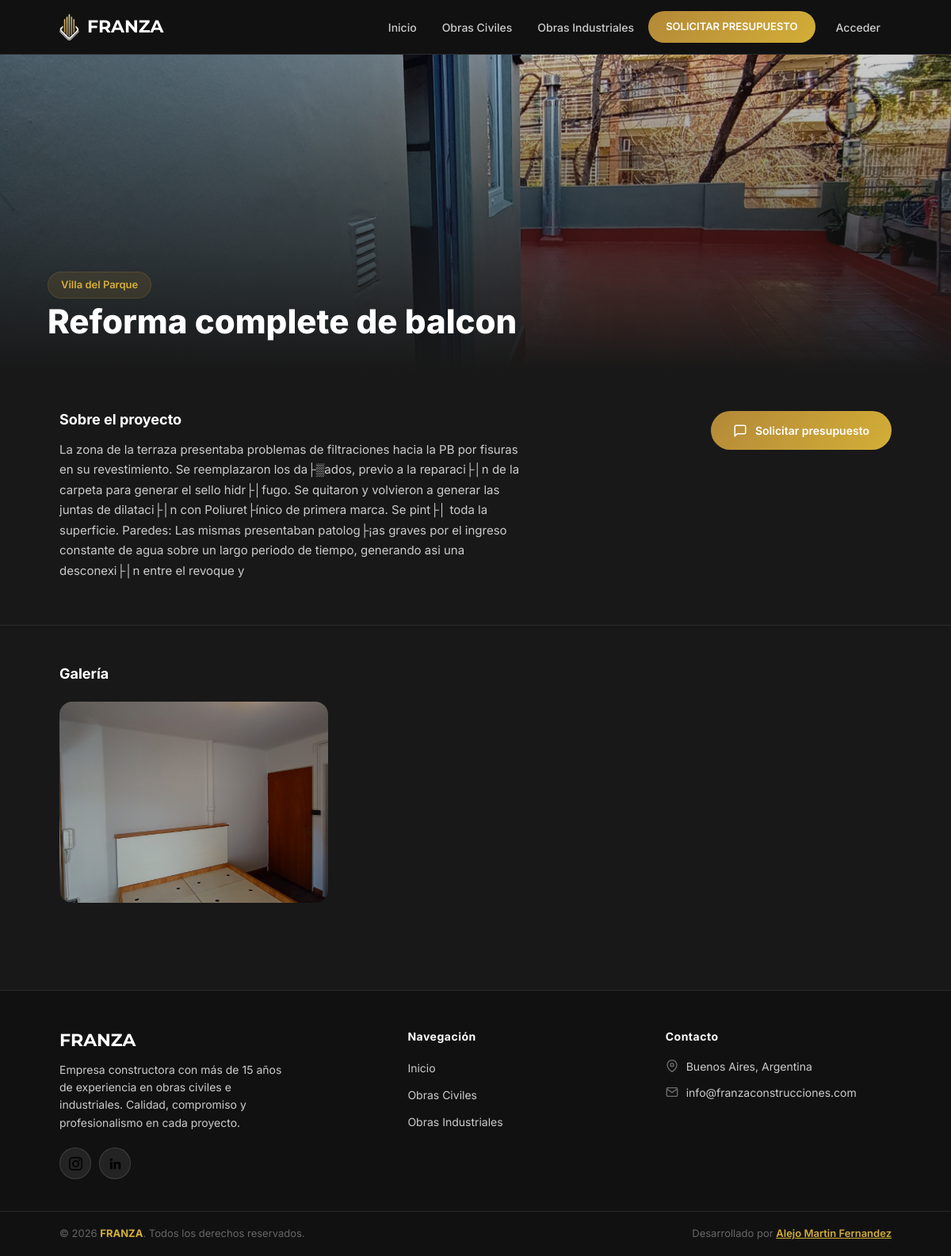
The page /sitio/index.php?seccion=obra-ver&id=69 on the database as committed earlier.
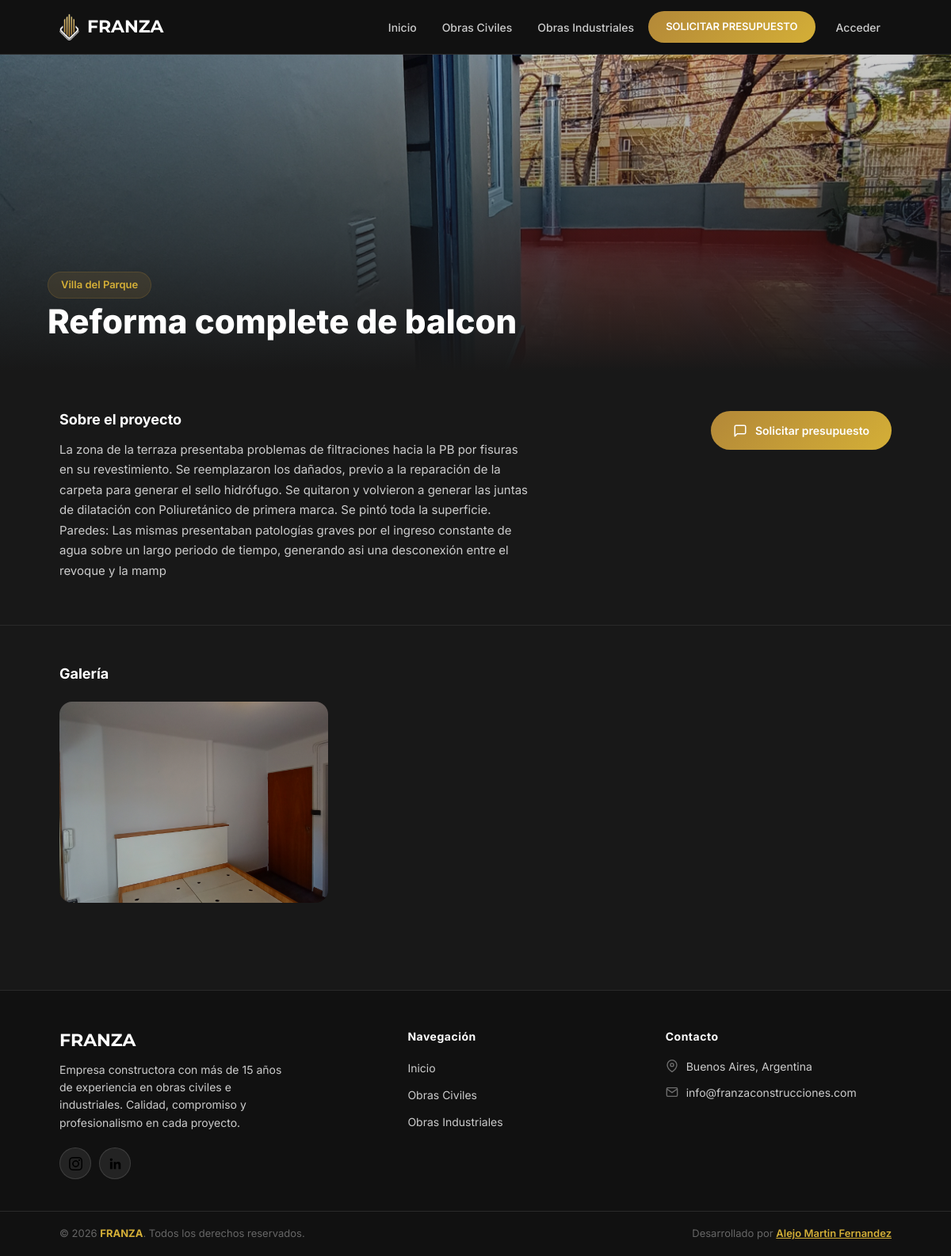
The same page on the database as committed later.
### tables this page shows
CREATE TABLE `obras` (
  `obra_id` int(10) unsigned NOT NULL AUTO_INCREMENT,
  `usuario_fk` int(10) unsigned NOT NULL,
  `carpeta` varchar(100) NOT NULL,
  `titulo` varchar(100) NOT NULL,
  `ubicacion` varchar(100) NOT NULL,
  `explicacion` varchar(500) NOT NULL,
  `tipo` varchar(100) NOT NULL,
  `imagen` varchar(255) NOT NULL,
  PRIMARY KEY (`obra_id`),
  KEY `obras_usuarios_fk_idx` (`usuario_fk`),
  CONSTRAINT `obras_usuarios_fk` FOREIGN KEY (`usuario_fk`) REFERENCES `usuarios` (`usuario_id`) ON DELETE NO ACTION ON UPDATE NO ACTION
);

### sitio/classes/Modelos/Obras.php (called while the page is built, shortened)
<?php
class Obras
{
    private string $carpeta = "";
    private string $titulo = "";
    private string $ubicacion = "";
    private string $explicacion = "";
    private string $tipo = "";
    private string $imagen = "";
    public function porId(int $id): ?self
    {
        $db = DBConexion::getConexion();
        $consulta = "SELECT * FROM obras
                    WHERE obra_id = ?";
        $stmt = $db->prepare($consulta);
        $stmt->execute([$id]);
        $stmt->setFetchMode(PDO::FETCH_CLASS, self::class);
        $obra = $stmt->fetch();
        return $obra;
    }
    public function getCarpeta(): string
    {
        return $this->carpeta;
    }
    public function getTitulo(): string
    {
        return $this->titulo;
    }
    public function getUbicacion(): string
    {
        return $this->ubicacion;
    }
    public function getExplicacion(): string
    {
        return $this->explicacion;
    }
    public function getTipo(): string
    {
        return $this->tipo;
    }
    public function getImagen(): string
    {
        return $this->imagen;
    }
    public function getImagenesCarpeta(): array
    {
        $tipo = $this->getTipo();
        $carpeta = $this->getCarpeta();
        $tipoCarpeta = ($tipo === 'civil') ? 'obrasciviles' : 'obrasindustriales';
        $rutaCarpeta = __DIR__ . '/../../img/' . $tipoCarpeta . '/' . $carpeta;
        $extensionesPermitidas = ['jpg', 'jpeg', 'png', 'gif', 'webp'];
        $imagenes = [];
        $archivos = scandir($rutaCarpeta);
        foreach ($archivos as $archivo) {
            if ($archivo === '.' || $archivo === '..') continue;
            $ext = strtolower(pathinfo($archivo, PATHINFO_EXTENSION));
            if (in_array($ext, $extensionesPermitidas)) {
                $imagenes[] = $archivo;
            }
        }
        return $imagenes;
    }
    public function getGaleriaImagenes(): array
    {
        $todas = $this->getImagenesCarpeta();
        $portada = $this->getImagen();
        return array_values(array_filter($todas, fn($img) => $img !== $portada));
    }
    public function getRutaImagenes(): string
    {
        $tipo = $this->getTipo();
        $tipoCarpeta = ($tipo === 'civil') ? 'obrasciviles' : 'obrasindustriales';
        return 'img/' . $tipoCarpeta . '/' . $this->getCarpeta() . '/';
    }
}

### sitio/views/obra-ver.php (the view, shortened to what this page needs)
<?php
$obra_id = $_GET['id'] ?? null;
$obra = (new Obras)->porId((int)$obra_id);
?>
<section class="obra-detail">
    <?php if ($obra): ?>
        <?php
        $imagenes = $obra->getGaleriaImagenes();
        $rutaBase = $obra->getRutaImagenes();
        $portada = $rutaBase . $obra->getImagen();
        ?>
        <div class="obra-hero" style="background-image: url('<?= htmlspecialchars($portada) ?>');">
            <div class="obra-hero-overlay"></div>
            <div class="obra-hero-content">
                <span class="obra-badge"><?= htmlspecialchars($obra->getUbicacion()) ?></span>
                <h1 class="obra-hero-title"><?= htmlspecialchars($obra->getTitulo()) ?></h1>
            </div>
        </div>
        <div class="obra-info-section">
            <div class="container">
                <div class="obra-info-grid">
                    <div class="obra-info-main">
                        <h2 class="obra-info-heading">Sobre el proyecto</h2>
                        <p class="obra-info-desc"><?= htmlspecialchars($obra->getExplicacion()) ?></p>
                    </div>
                    <div class="obra-info-sidebar">
                        <a href="javascript:void(0)" onclick="openWhatsApp()" class="obra-cta-btn">
                            <svg width="18" height="18" viewBox="0 0 24 24" fill="none" stroke="currentColor" stroke-width="2" stroke-linecap="round" stroke-linejoin="round"><path d="M21 15a2 2 0 0 1-2 2H7l-4 4V5a2 2 0 0 1 2-2h14a2 2 0 0 1 2 2z"/></svg>
                            Solicitar presupuesto
                        </a>
                    </div>
                </div>
            </div>
        </div>
        <?php if (count($imagenes) > 0): ?>
        <div class="obra-gallery-section">
            <div class="container">
                <h2 class="obra-gallery-title">Galería</h2>
                <div class="obra-gallery-grid">
                    <?php foreach ($imagenes as $i => $img): ?>
                    <div class="obra-gallery-item" onclick="openLightbox(<?= $i ?>)">
                        <img src="<?= htmlspecialchars($rutaBase . $img) ?>" alt="<?= htmlspecialchars($obra->getTitulo()) ?> - Imagen <?= $i + 1 ?>" loading="lazy">
                    </div>
                    <?php endforeach; ?>
                </div>
            </div>
        </div>
        <?php endif; ?>
    <?php else: ?>
        <h1 class="h1-view">Obra no encontrada</h1>
        <p style="text-align:center; color: var(--text-muted);">No existe una obra con ese identificador.</p>
    <?php endif; ?>
</section>

Rows that differ between the two databases and show on the page:
changed obras "Reforma complete de balcon": explicacion "…revestimiento. Se reemplazaron los da├▒ados, previo a la reparaci├│n de la carpeta para generar el sello hidr├│fugo. Se quitaron y volvieron a generar las juntas de dilataci├│n con Poliuret├ínico de primera marca. Se pint├│ toda la superficie. Paredes: Las mismas presentaban patolog├¡as graves por el ingreso constante de agua sobre un largo periodo de tiempo, generando asi una desconexi├│n entre el revoque y" → "…revestimiento. Se reemplazaron los dañados, previo a la reparación de la carpeta para generar el sello hidrófugo. Se quitaron y volvieron a generar las juntas de dilatación con Poliuretánico de primera marca. Se pintó toda la superficie. Paredes: Las mismas presentaban patologías graves por el ingreso constante de agua sobre un largo periodo de tiempo, generando asi una desconexión entre el revoque y la mamp"
